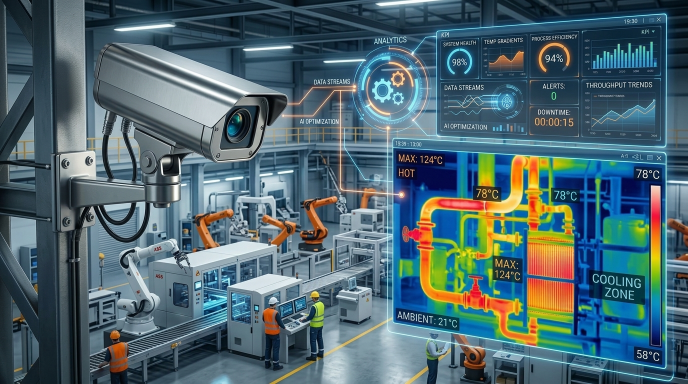
#> input picture assets/process_analytics_visual.jpg, 1376 x 768 px, found by its file name (shown at 1/2 size)
$ python scan_ptz_crop.py
#> lines starting #> are read from the running program, lines starting #| are printed output that depends on the picture
from PIL import Image

im = Image.open('c:/nimit/assets/process_analytics_visual.jpg').convert('RGB')
#> im is the input picture: PIL image 1376x768 RGB; mean R, G, B 78, 102.8, 111.2
crop_ptz = im.crop((95, 130, 260, 255))
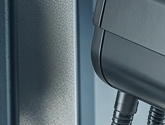
#> crop_ptz: PIL image 165x125 RGB; mean R, G, B 85.1, 100.2, 107.7

# Let's find the exact letters in crop_ptz:
w, h = crop_ptz.size
#> w = 165; h = 125
print("PTZ crop size:", w, h)
#| PTZ crop size: 165 125
for y in range(0, h, 8):
    dark_in_row = [x for x in range(w) if crop_ptz.getpixel((x, y))[0] < 80 and crop_ptz.getpixel((x, y))[1] < 85]
    if dark_in_row:
        print(f"crop_y={y:2d} (img_y={y+130:3d}): dark x spans [{min(dark_in_row)}..{max(dark_in_row)}] (count={len(dark_in_row)})")
#> this loop made 16 passes
#| crop_y= 0 (img_y=130): dark x spans [0..164] (count=67)
#| crop_y= 8 (img_y=138): dark x spans [0..104] (count=60)
#| crop_y=16 (img_y=146): dark x spans [0..102] (count=54)
#| crop_y=24 (img_y=154): dark x spans [0..101] (count=54)
#| crop_y=32 (img_y=162): dark x spans [0..111] (count=60)
#| crop_y=40 (img_y=170): dark x spans [0..129] (count=60)
#| crop_y=48 (img_y=178): dark x spans [0..147] (count=57)
#| crop_y=56 (img_y=186): dark x spans [0..103] (count=63)
#> (further printed lines are left out)

$ run again, with assets/ai_used_cases_grid.jpg copied over assets/process_analytics_visual.jpg
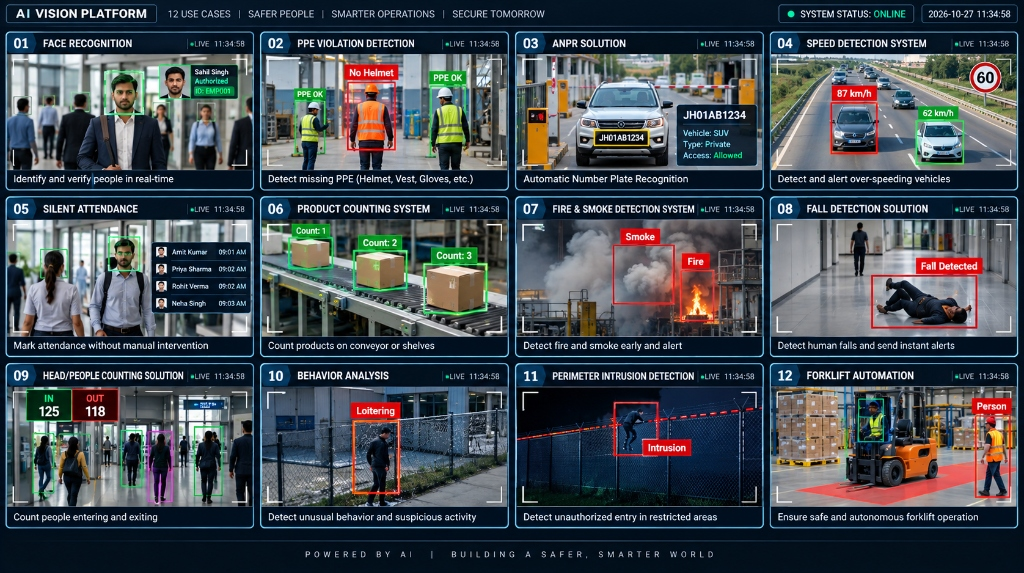
#> input picture assets/ai_used_cases_grid.jpg, 1024 x 573 px, found by its file name
#> im is the input picture: PIL image 1024x573 RGB; mean R, G, B 66.7, 74.5, 81.3
#> `crop_ptz = im.crop((95, 130, 260, 255))`:
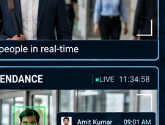
#> crop_ptz: PIL image 165x125 RGB; mean R, G, B 62.7, 74.8, 83.7
#| PTZ crop size: 165 125
#> the loop `for y in range(0, h, 8):` made 16 passes
#| crop_y= 0 (img_y=130): dark x spans [0..164] (count=84)
#| crop_y= 8 (img_y=138): dark x spans [0..164] (count=96)
#| crop_y=16 (img_y=146): dark x spans [0..164] (count=119)
#| crop_y=24 (img_y=154): dark x spans [0..164] (count=117)
#| crop_y=32 (img_y=162): dark x spans [0..164] (count=116)
#> (further printed lines are left out)

$ run again, with assets/digital_solution_visual.jpg copied over assets/process_analytics_visual.jpg
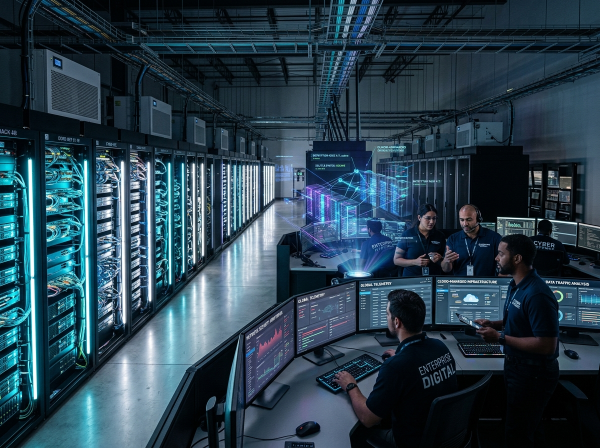
#> input picture assets/digital_solution_visual.jpg, 1200 x 896 px, found by its file name (shown at 1/2 size)
#> im is the input picture: PIL image 1200x896 RGB; mean R, G, B 41.9, 64.7, 78.6
#> `crop_ptz = im.crop((95, 130, 260, 255))`:
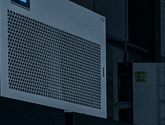
#> crop_ptz: PIL image 165x125 RGB; mean R, G, B 37.2, 51.4, 62.3
#| PTZ crop size: 165 125
#> the loop `for y in range(0, h, 8):` made 16 passes
#| crop_y= 0 (img_y=130): dark x spans [11..164] (count=111)
#| crop_y= 8 (img_y=138): dark x spans [24..164] (count=84)
#| crop_y=16 (img_y=146): dark x spans [10..164] (count=76)
#| crop_y=24 (img_y=154): dark x spans [8..164] (count=94)
#| crop_y=32 (img_y=162): dark x spans [8..164] (count=109)
#> (further printed lines are left out)
